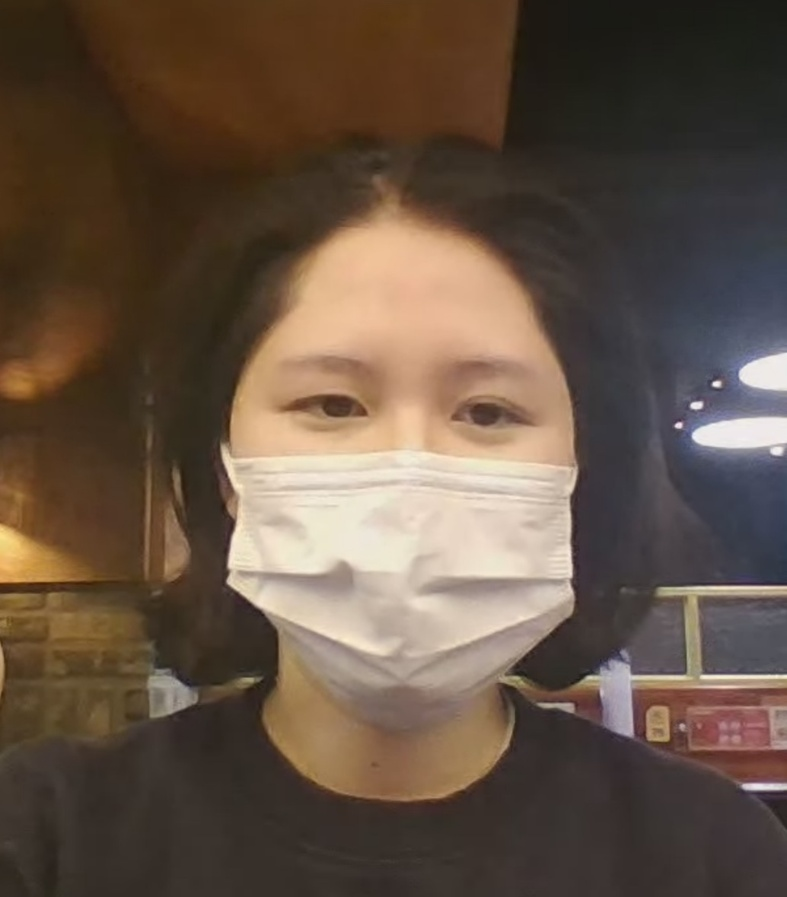
#> input picture one.jpg, 787 x 897 px, shrunk from 1034 x 1179 before the run
$ python team.py
#> lines starting #> are read from the running program, lines starting #| are printed output that depends on the picture; after the words box and inside, x2 and y2 are one past the last pixel; in counts of white or black regions, pixels touching at a corner belong together
# 오픈소스 과제
# 인식된 사람 수 반환
# 사진에서 하얀색(마스크-크기도) 검출
# 기준 정해서 마스크 낀 걸로 인식

import cv2

face_cascade = cv2.CascadeClassifier('haarcascade_frontalface_default.xml')
eye_cascade = cv2.CascadeClassifier('haarcascade_eye.xml')

img = cv2.imread('./one.jpg')
#> img is the input picture: shape (897, 787, 3); mean B, G, R 68.5, 82.6, 100
gray = cv2.cvtColor(img, cv2.COLOR_BGR2GRAY)
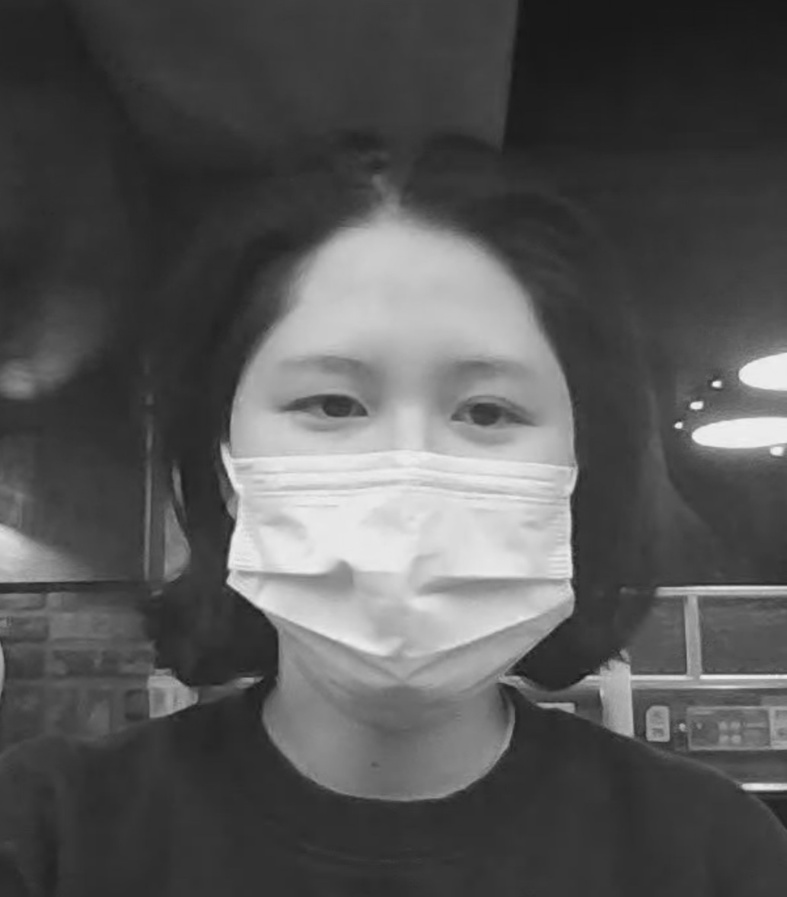
#> gray: shape (897, 787); min 22, max 246, mean 86.2

faces = face_cascade.detectMultiScale(gray, 1.1, 4)
#> faces = [[188, 232, 449, 449]]

for(x, y, w, h) in faces:
    cv2.rectangle(img, (x, y), (x+w, y+h), (255, 0, 0),2)
    face_gray=gray[y: y+h, x:x+w]
    face_color = img[y:y+h, x:x+w]
    eyes = eye_cascade.detectMultiScale(face_gray, 1.01, 2)

    for(ex, ey, ew, eh) in eyes:
        cv2.rectangle(face_color, (ex, ey), (ex+ey, ey+eh), (0, 255, 0), 2)
#> this loop made 1 pass
#> pass 1, `face_gray=gray[y: y+h, x:x+w]`:
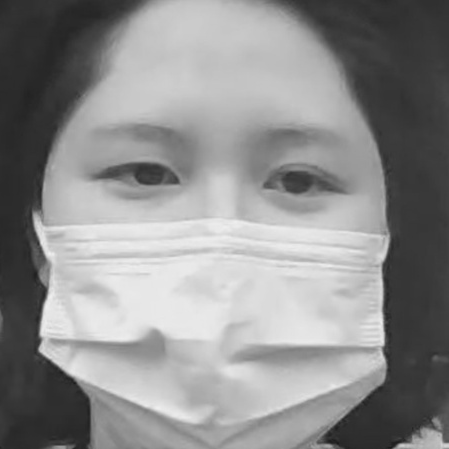
#> face_gray: shape (449, 449); min 27, max 239, mean 141.3
#> pass 1, `face_color = img[y:y+h, x:x+w]`:
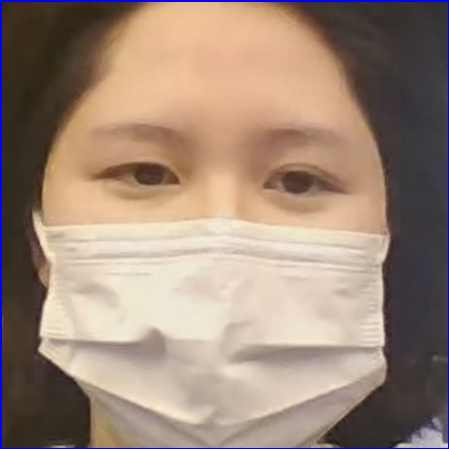
#> face_color: shape (449, 449, 3); mean B, G, R 120.8, 136, 157.5
#> after the loop:
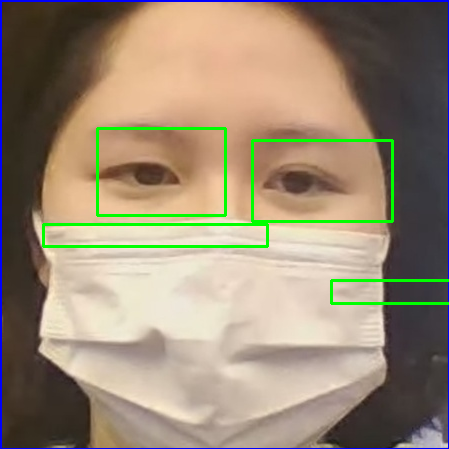
#> face_color: shape (449, 449, 3); 2.41% of pixels changed, all inside (x1, y1, x2, y2) = (42, 127, 449, 305)
#> after the loop:
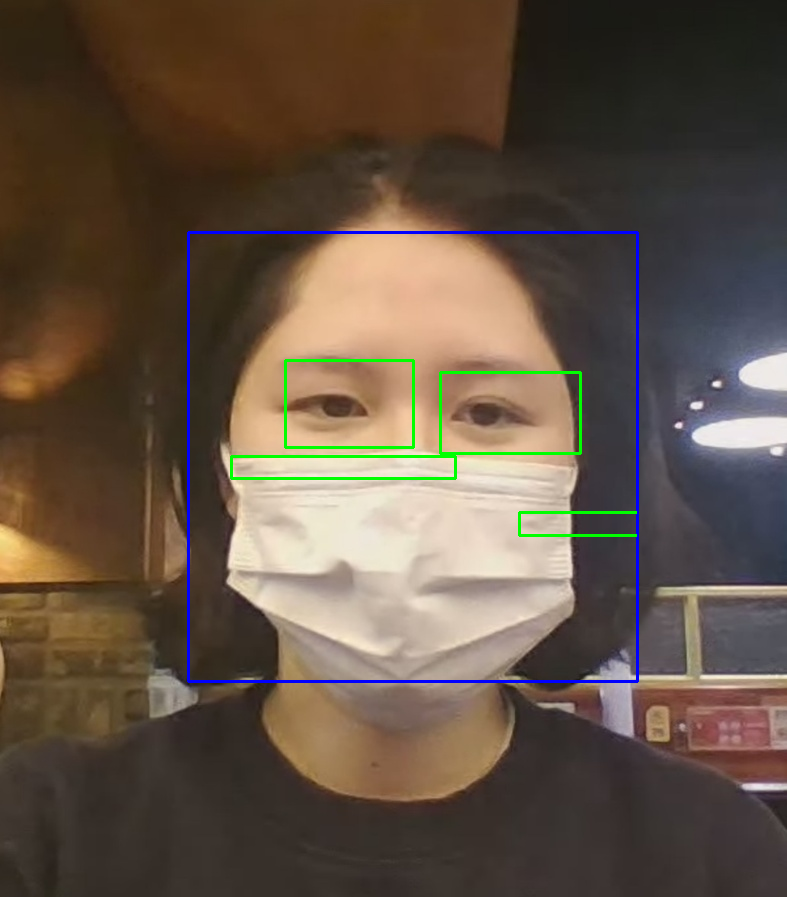
#> img: shape (897, 787, 3); 1.45% of pixels changed, all inside (x1, y1, x2, y2) = (187, 231, 639, 683)

cv2.imshow('img', img)
cv2.waitKey(0)
cv2.destroyAllWindows()
